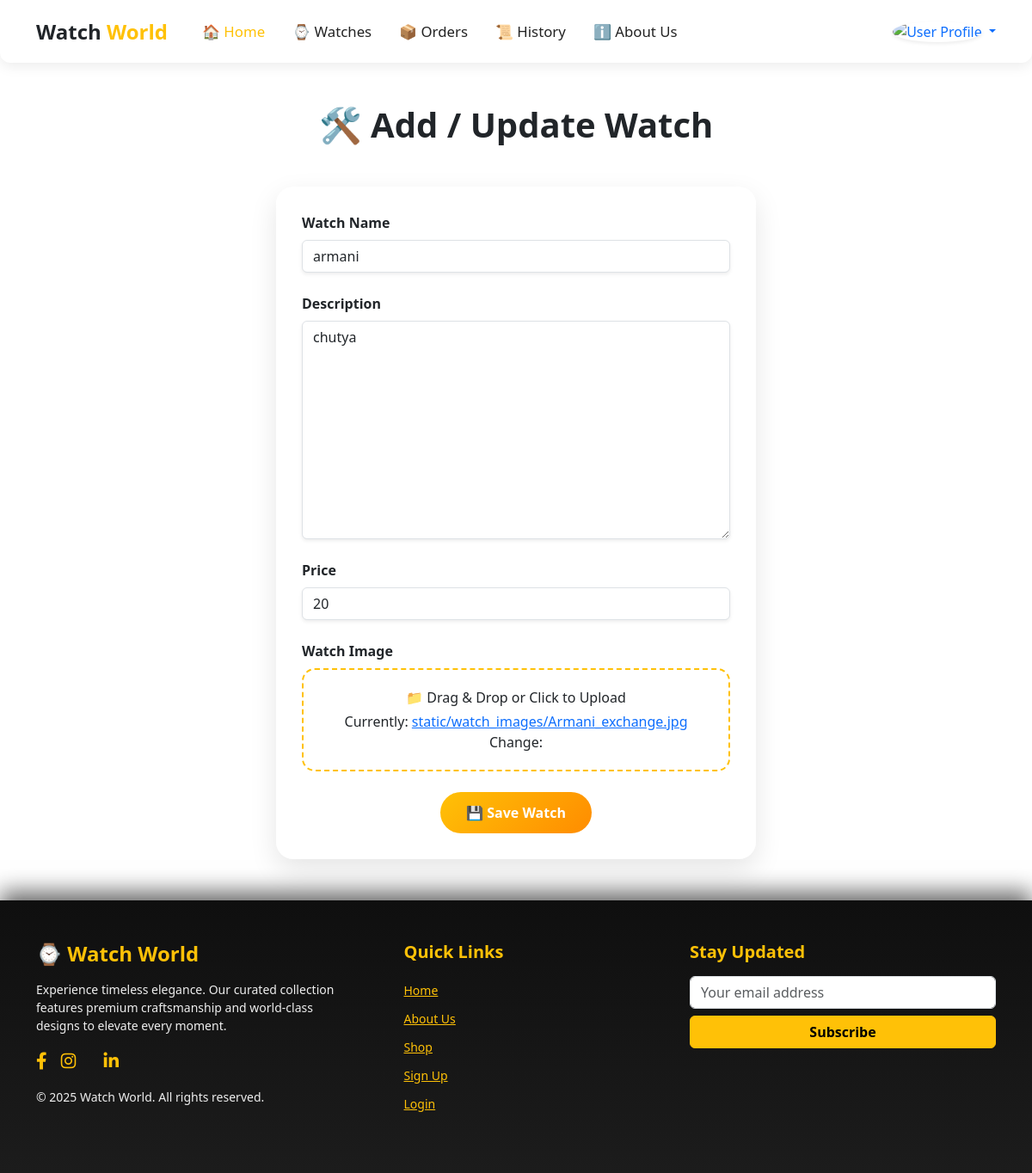
The app's page /watch_form_add_update/4 (signed in) with its own data.
### home/models.py (models this page shows, shortened)
class Watch(models.Model):
    image = models.ImageField(upload_to="watch_images/")
    name = models.CharField(max_length=100)
    description = models.TextField()
    cost = models.IntegerField()

### home/views.py (the view, shortened to what this page needs)
# urls.py: path('watch_form_add_update/', views.watch_form_add_update, name='add_watch'),
@login_required
def watch_form_add_update(request, id=0):
    try:
        if request.method == 'GET':
            if id == 0:
                m_form = WatchForm()
            else:
                watch = Watch.objects.get(id=id)
                m_form = WatchForm(instance=watch)
            return render(request, 'watch_form.html', {'m_form': m_form})
    except Exception as e:
        print(e)
        return redirect(handler500)

### home/forms.py
class WatchForm(forms.ModelForm):
    class Meta:
        model = Watch
        fields = ("name", "description", "cost", "image")
        labels = {
            "name": "Watch Name",
            "description": "Description",
            "cost": "Price",
            "image": "Image",
        }

### templates/watch_form.html (shortened to what this page needs)
{% extends '_partials/base.html' %}
{% load static %}
{% load widget_tweaks %}
{% block body %}
<div class="container">
    <h1 class="text-center my-5 fw-bold text-dark">🛠️ Add / Update Watch</h1>
    <section class="d-flex align-items-center justify-content-center">
        <div class="col-12 col-md-10 col-lg-8 col-xl-6">
            <div class="glass-card" id="form-card">
                <form method="POST" enctype="multipart/form-data" id="watch-form">
                    {% for field in m_form.visible_fields %}
                        {% if field.name == 'image' %}
                        <div class="form-outline mb-4">
                            <label class="form-label fw-semibold">Watch Image</label>
                            <div class="dropzone" id="dropzone">
                                <p class="mb-1">📁 Drag & Drop or Click to Upload</p>
                                {% render_field field class="form-control d-none" id="id_image" %}
                            </div>
                        </div>
                        {% else %}
                        <div class="form-outline mb-4">
                            <label class="form-label fw-semibold">{{ field.label }}</label>
                            {% render_field field class="form-control shadow-sm" %}
                        </div>
                        {% endif %}
                    {% endfor %}
                    <div class="text-center mt-4">
                        <button type="submit" class="btn btn-save" id="submit-btn">💾 Save Watch</button>
                    </div>
                </form>
            </div>
        </div>
    </section>
</div>
{% endblock %}

### templates/watch_form.html (style rules this page uses)
.glass-card { background: rgba(255, 255, 255, 0.15); backdrop-filter: blur(20px); -webkit-backdrop-filter: blur(20px); border-radius: 20px; padding: 30px; box-shadow: 0 12px 32px rgba(0, 0, 0, 0.1); transition: transform 0.3s ease; }
.btn-save { background: linear-gradient(135deg, #ffc107, #ff8c00); border: none; color: #fff; border-radius: 30px; padding: 12px 30px; font-weight: bold; transition: transform 0.2s ease-in-out; }
.dropzone { border: 2px dashed #ffc107; border-radius: 15px; padding: 20px; text-align: center; cursor: pointer; transition: all 0.2s ease-in-out; background-color: rgba(255, 255, 255, 0.2); }

### records on screen
Watch: name "armani" "chutya" "20", render_field "Currently: static/watch_images/Armani_exchange.jpg Change:"

### other values on screen
{{ field.label }} "Watch Name" "Description" "Price"
{{ year|default:2025 }} "2025"
